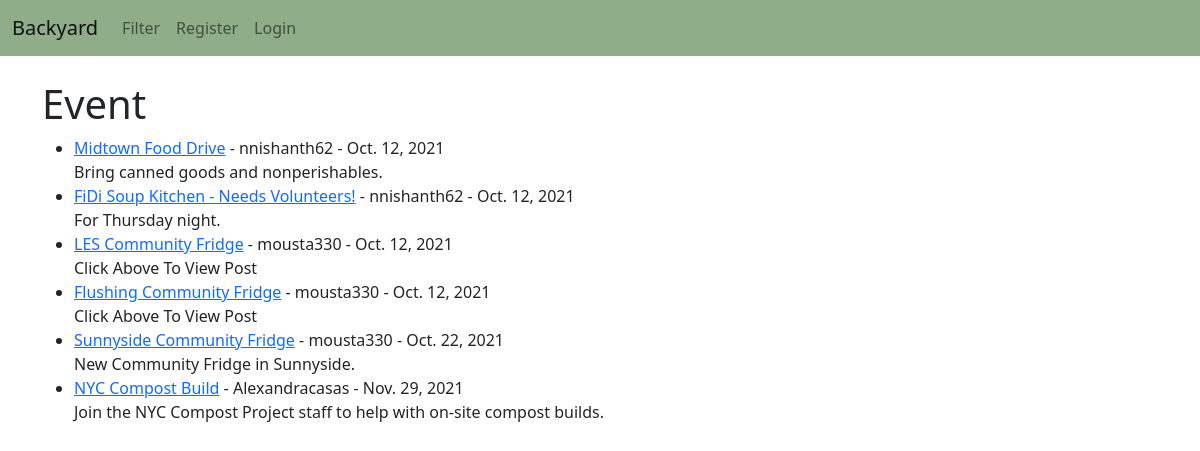
Page /category/event/ on the earlier database version.
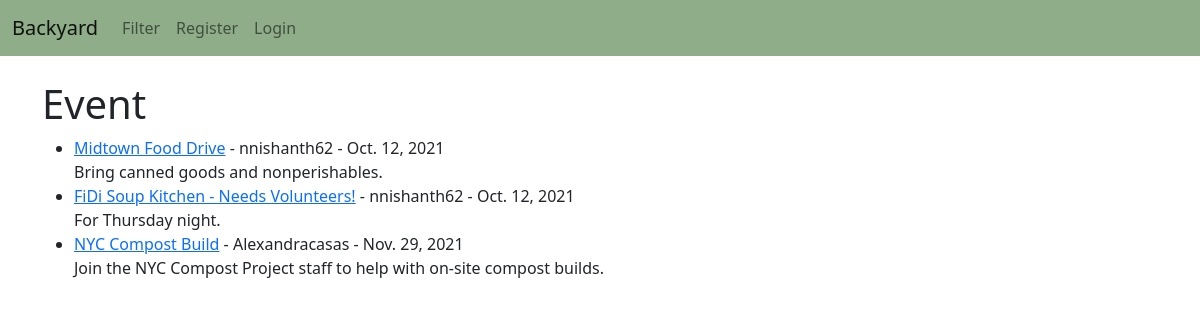
Same page on the later database version.
### blog/models.py (models this page shows, shortened)
class Post(models.Model):
    title = models.CharField(max_length=LENGTH)
    header_image = models.ImageField(null=True, blank=True, upload_to="images/")
    author = models.ForeignKey(User, on_delete=models.CASCADE)
    body = RichTextField(blank=True, null=True)
    post_date = models.DateField(auto_now_add=True)
    snippet = models.CharField(max_length=LENGTH)
    category = models.CharField(max_length=LENGTH, default="event")
    likes = models.ManyToManyField(User, related_name='blog_post')

### blog/views.py (the view)
# urls.py: path('category/<str:cats>/', CategoryView, name="category"),
def CategoryView(request, cats):
    category_posts = Post.objects.filter(category=cats.replace('-', ' '))
    return render(request, 'category.html', {'cats': cats.title().replace('-', ' '), 'category_posts': category_posts})

### blog/templates/category.html (shortened to what this page needs)
{% extends 'base.html' %}
{% block content %}
{% if category_posts%}
    <h1> {{cats}} </h1>
    <ul>
        {% for post in category_posts %}
        <li><a href = "{% url 'post_detail' post.pk %}">{{ post.title }}</a> -
            {{ post.author }} -
            {{post.post_date}}<br/>
            {{ post.snippet }}</li>
        {% endfor %}
    </ul>
{% else %}
    <h2> Sorry this page does not exist :-( </h2>
{% endif %}
{% endblock %}

Differences in the rows shown:
no longer on this page (row edited): Post: title "LES Community Fridge", author "mousta330", post_date "Oct. 12, 2021", snippet "Click Above To View Post"
no longer on this page (row edited): Post: title "Flushing Community Fridge", author "mousta330", post_date "Oct. 12, 2021", snippet "Click Above To View Post"
no longer on this page (row edited): Post: title "Sunnyside Community Fridge", author "mousta330", post_date "Oct. 22, 2021", snippet "New Community Fridge in Sunnyside."
